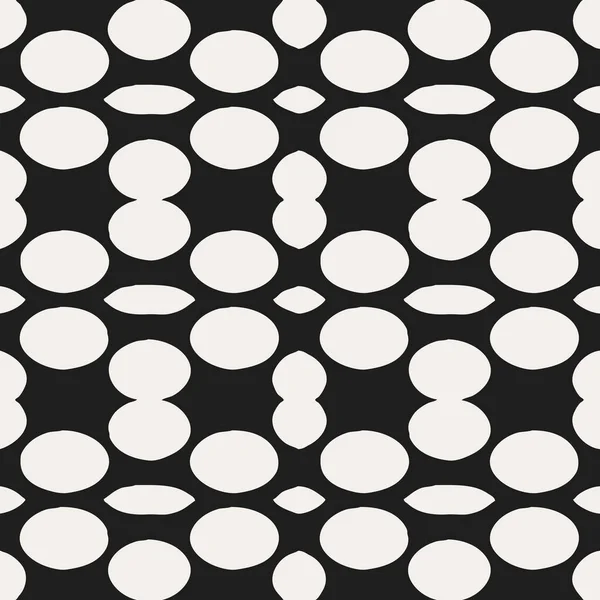
#> input picture Images/wallpaperminimalista.jpg, 600 x 600 px, found by its file name
$ python AtividadePratica5-YuriDuarte.py
#> lines starting #> are read from the running program, lines starting #| are printed output that depends on the picture; after the words box and inside, x2 and y2 are one past the last pixel; in counts of white or black regions, pixels touching at a corner belong together
# Atividade Prática de Transformações Morfológicas
# Estudante: Yuri David Silva Duarte
# Data: 30/06/2025

from PIL import Image
import matplotlib.pyplot as plt
import numpy as np
import pywt # pip install PyWavelets

# 1) Escolha uma imagem
caminho = ".\Images\wallpaperminimalista.jpg"
imagem = Image.open(caminho)
#> imagem is the input picture: PIL image 600x600 RGB; mean R, G, B 145.4, 143.6, 141.6
imagem.show() # Mostra a imagem escolhida

def imgParaCinza(imagem):
    largura, altura = imagem.size  # width, height
    total = largura * altura
    cont = 0
    cinza = Image.new("L", (largura, altura))

    for x in range(largura):
        for y in range(altura):
            R, G, B = imagem.getpixel((x, y))

            pixel = int((0.299 * R) + (0.587 * G) + (0.114 * B))

            cinza.putpixel((x, y), pixel)

            cont += 1

            if((cont * 10000) % total == 0):
                print(f"\rConvertendo imagem em tons de cinza {cont * 100 // total}% concluído", end="")

    print("")

    return cinza

imagemCinza = imgParaCinza(imagem)
#> in imgParaCinza, `cinza = Image.new("L", (largura, altura))`: cinza: PIL image 600x600 L; every value is 0
#> after the loop in imgParaCinza, `for x in range(largura):`: cont = 360000

# 2) Escolher um “objeto-alvo” a ser segmentado (separado)
# 3) Aplicar o melhor Filtro Passa-Baixa para o caso e, em seguida, Realizar
# a melhor limiarização

def filtro_circular(shape, raio_min=0, raio_max=np.inf, passa=True):
    rows, cols = shape
    crow, ccol = rows // 2, cols // 2
    y, x = np.ogrid[:rows, :cols]
    distancia = np.sqrt((x - ccol)**2 + (y - crow)**2)
    if passa:
        return (distancia >= raio_min) & (distancia <= raio_max)
    else:
        return ~((distancia >= raio_min) & (distancia <= raio_max))

def aplicar_filtro(F_shift, mascara):
    filtrado = F_shift * mascara
    f_ishift = np.fft.ifftshift(filtrado)
    img_back = np.fft.ifft2(f_ishift)
    return np.abs(img_back)

def filtros_frequencia(imagemCinza):
    imagem_array = np.array(imagemCinza)
    F = np.fft.fft2(imagem_array)
    F_shift = np.fft.fftshift(F)

    shape = F_shift.shape

    # Filtro Passa-Baixa
    mascara_pb = filtro_circular(shape, raio_max=50, passa=True)
    img_pb = aplicar_filtro(F_shift, mascara_pb)

    # Filtro Passa-Alta
    mascara_pa = filtro_circular(shape, raio_min=30, passa=True)
    img_pa = aplicar_filtro(F_shift, mascara_pa)

    # Filtro Passa-Banda
    mascara_pbanda = filtro_circular(shape, raio_min=20, raio_max=60, passa=True)
    img_pbanda = aplicar_filtro(F_shift, mascara_pbanda)

    # Filtro Rejeita-Banda
    mascara_rbanda = filtro_circular(shape, raio_min=20, raio_max=60, passa=False)
    img_rbanda = aplicar_filtro(F_shift, mascara_rbanda)

    # Exibe os resultados
    plt.figure(figsize=(12, 8))

    plt.subplot(2, 2, 1)
    plt.imshow(img_pb, cmap='gray')
    plt.title("Passa-Baixa")
    plt.axis('off')

    plt.subplot(2, 2, 2)
    plt.imshow(img_pa, cmap='gray')
    plt.title("Passa-Alta")
    plt.axis('off')

    plt.subplot(2, 2, 3)
    plt.imshow(img_pbanda, cmap='gray')
    plt.title("Passa-Banda")
    plt.axis('off')

    plt.subplot(2, 2, 4)
    plt.imshow(img_rbanda, cmap='gray')
    plt.title("Rejeita-Banda")
    plt.axis('off')

    plt.tight_layout()
    plt.show()

    return img_pb

passaBaixa = filtros_frequencia(imagemCinza)
#> in aplicar_filtro (call 2), `return np.abs(img_back)`:
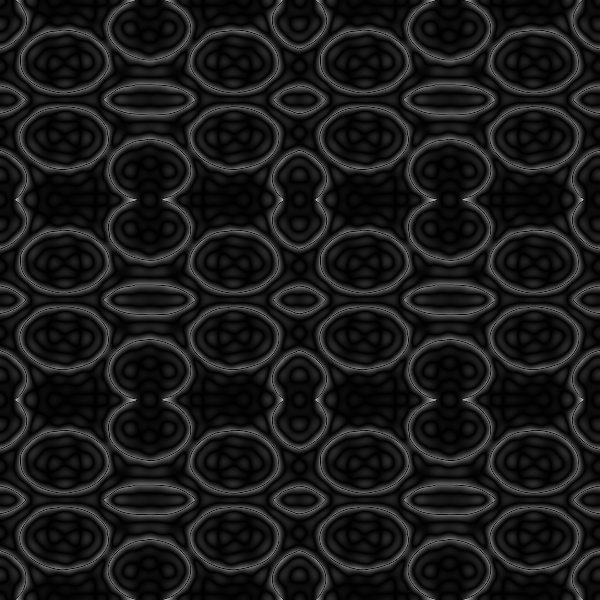
#> returned value: shape (600, 600) float64; min 1.36e-05, max 192, mean 26
#> in aplicar_filtro (call 3), `return np.abs(img_back)`:
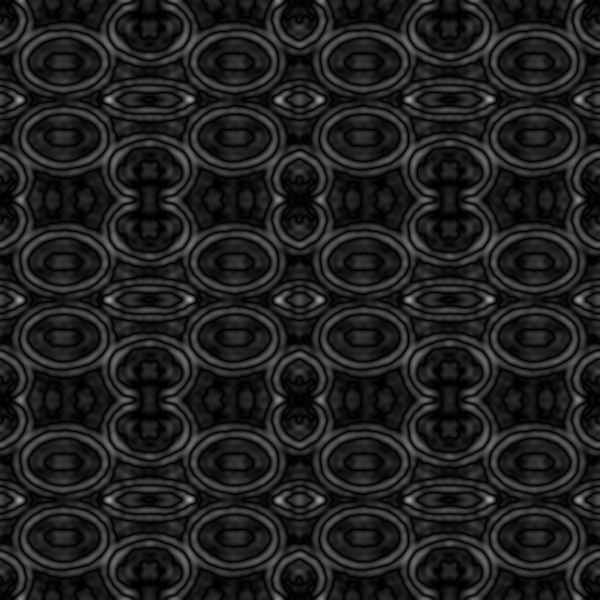
#> returned value: shape (600, 600) float64; min 7.91e-06, max 165.1, mean 32.7
#> in aplicar_filtro (call 4), `return np.abs(img_back)`:
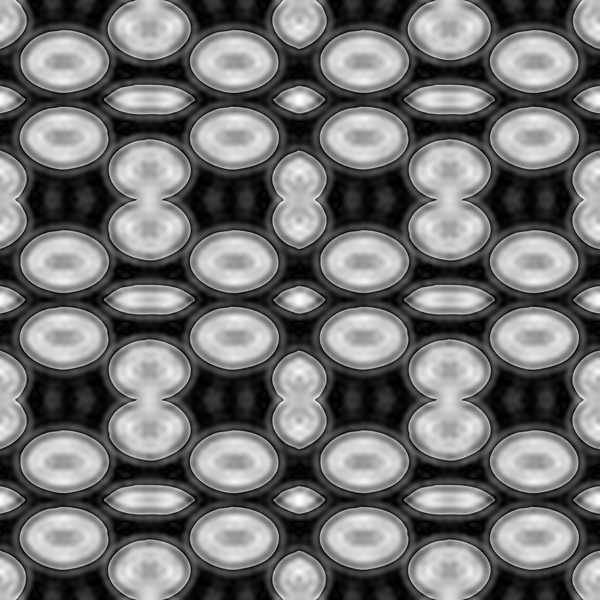
#> returned value: shape (600, 600) float64; min 3.67e-05, max 321.5, mean 143.8; drawn with min black and max white

def limiarizador(imagem, limite):
    largura, altura = imagem.size
    img_limiarizada = Image.new("L", (largura, altura))  # Imagem em tons de cinza

    total = largura * altura
    cont = 0

    for x in range(largura):
        for y in range(altura):
            pixel = imagem.getpixel((x, y))  # pixel já é um valor de 0 a 255

            if pixel >= limite:
                img_limiarizada.putpixel((x, y), pixel)
            else:
                img_limiarizada.putpixel((x, y), 0)

            cont += 1
            if((cont * 10000) % total == 0):
                print(f"\rLimiarização {cont * 100 // total}% Concluída!", end="")

    print(f"\rLimiarização {100}% concluída!")
    return img_limiarizada

T = 50

passaBaixa = Image.fromarray(passaBaixa.astype(np.uint8)) # Transformando de volta em uma imagem PIL
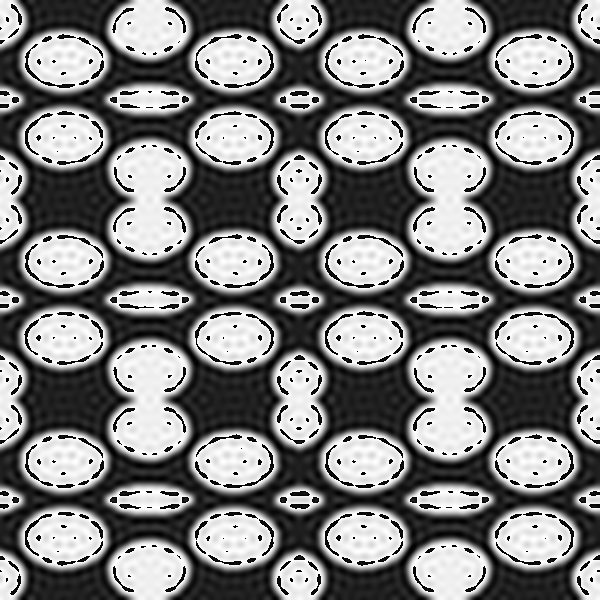
#> passaBaixa: PIL image 600x600 L; min 0, max 255, mean 126.5
limiarizada = (limiarizador(passaBaixa, T))
#> after the loop in limiarizador, `for x in range(largura):`:
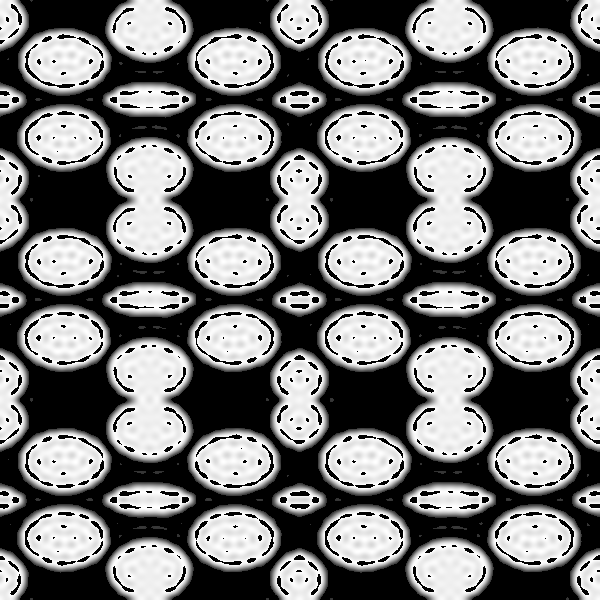
#> img_limiarizada: PIL image 600x600 L; min 0, max 255, mean 116.3
limiarizada.show()

# 4) Propor uma sequência de operações morfológicas para se criar uma
# “máscara” para o objeto alvo

def imgDilatacao(imagem_binaria):
    largura, altura = imagem_binaria.size
    pixels = imagem_binaria.load()
    nova_img = Image.new("L", (largura, altura), 0)
    novos_pixels = nova_img.load()
    total = largura * altura
    cont = 0

    for x in range(largura):
        for y in range(altura):
            if pixels[x, y] == 255:
                # Marca o pixel e seus vizinhos (elemento estruturante 3x3)
                for dx in [-1, 0, 1]:
                    for dy in [-1, 0, 1]:
                        nx, ny = x + dx, y + dy
                        if 0 <= nx < largura and 0 <= ny < altura:
                            novos_pixels[nx, ny] = 255

            cont += 1

            if((cont * 10000) % total == 0):
                print(f"\rDilatação {cont * 100 // total}% Concluída!", end="")

    print("")

    return nova_img

def imgErosao(imagem_binaria):
    largura, altura = imagem_binaria.size
    pixels = imagem_binaria.load()
    nova_img = Image.new("L", (largura, altura), 0)
    novos_pixels = nova_img.load()
    total = largura * altura
    cont = 0

    for x in range(largura):
        for y in range(altura):
            erode = True
            # Verifica se todos os vizinhos são brancos (255)
            for dx in [-1, 0, 1]:
                for dy in [-1, 0, 1]:
                    nx, ny = x + dx, y + dy
                    if 0 <= nx < largura and 0 <= ny < altura:
                        if pixels[nx, ny] != 255:
                            erode = False
            if erode:
                novos_pixels[x, y] = 255
            else:
                novos_pixels[x, y] = 0

            cont += 1
            if((cont * 10000) % total == 0):
                print(f"\rErosão {cont * 100 // total}% Concluída!", end="")

    print("")

    return nova_img

print("1° Primeiro erosão depois dilatacao")
mascara_erodida = imgErosao(limiarizada)
# mascara_erodida.show()
mascara_erodida = imgDilatacao(mascara_erodida)
mascara_erodida.show()

print("2° Primeiro dilatação depois erosão")
mascara_dilatada = imgDilatacao(limiarizada)
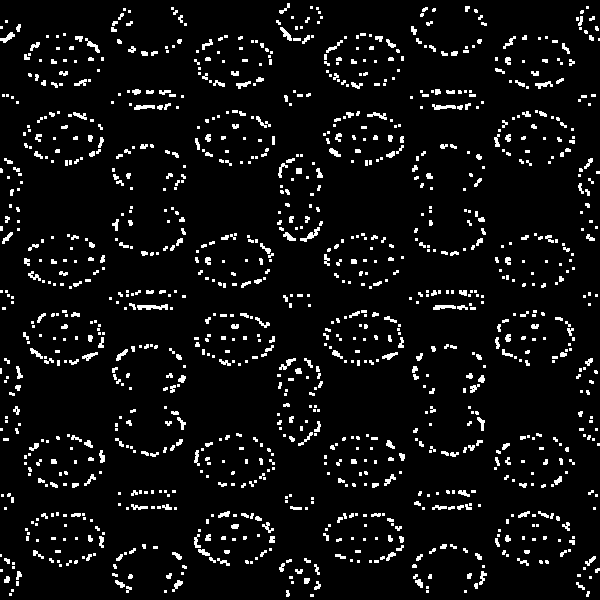
#> mascara_dilatada: PIL image 600x600 L; 6.3% white; 1204 white regions (805 under 20 px), largest, box (x1, y1, x2, y2) and area: (137, 304, 168, 310) 126, (300, 227, 320, 242) 96, (432, 104, 456, 110) 88
# mascara_dilatada.show()
mascara_dilatada = imgErosao(mascara_dilatada)
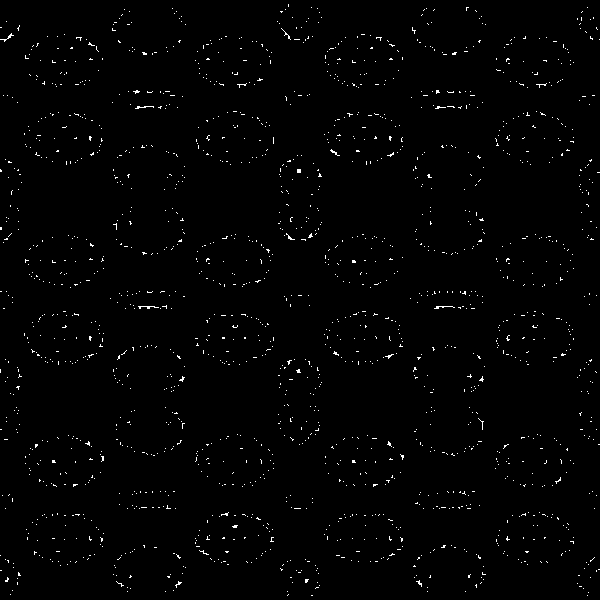
#> mascara_dilatada: PIL image 600x600 L; 1.2% white in thin lines or dots
mascara_dilatada.show()

print("A segunda ficou melhor (no meu caso)")

# 5) Multiplicar a “máscara” gerada pela imagem original e visualizar o
# resultado

def aplica_mascara(imagem_original, mascara_binaria):
    img_array = np.array(imagem_original)
    mask_array = np.array(mascara_binaria)

    # Expande a máscara para 3 canais se necessário
    if len(img_array.shape) == 3 and mask_array.ndim == 2:
        mask_array = np.stack([mask_array]*3, axis=-1)

    # Normaliza a máscara para 0 ou 1
    mask_bin = (mask_array > 0).astype(np.uint8)

    # Multiplica pixel a pixel
    resultado = img_array * mask_bin

    return Image.fromarray(resultado.astype(np.uint8))

resultado = aplica_mascara(imagem, mascara_dilatada)
#> in aplica_mascara, `mask_array = np.stack([mask_array]*3, axis=-1)`: mask_array: shape (600, 600, 3); 1.2% white in thin lines or dots
#> in aplica_mascara, `mask_bin = (mask_array > 0).astype(np.uint8)`: mask_bin: shape (600, 600, 3); values 0 (black) and 1 (white), 1.2% white in thin lines or dots
resultado.show()
